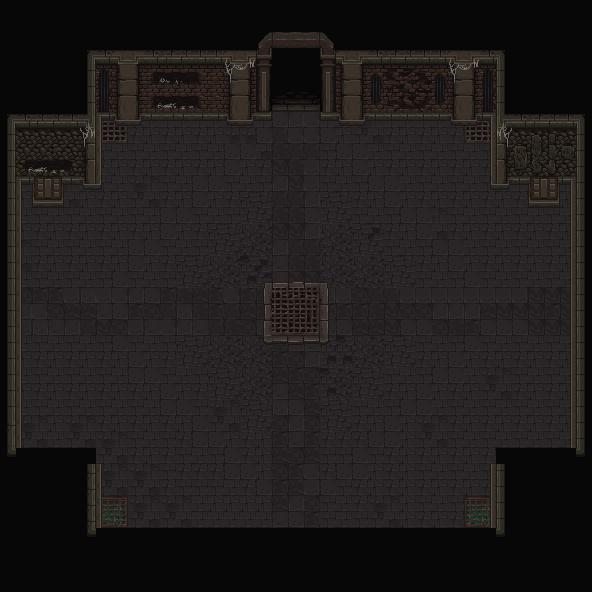

The image is a tile-based game level rendered from a .tmx file. Its description and source (layers, tilesets, objects; grid data summarised) follow:
An orthogonal 37x37 tile map with 16x16 px tiles, 4 tile layers (floor, center, walls, columns) and 43 objects (42x solid, skeleton).

<map version="1.10" tiledversion="1.10.0" orientation="orthogonal" renderorder="right-down" width="37" height="37" tilewidth="16" tileheight="16" infinite="0" nextlayerid="13" nextobjectid="73">
 <tileset firstgid="1" name="mainlevbuild" tilewidth="16" tileheight="16" tilecount="2560" columns="64">
  <image source="../Images/Map/MainlevBuild.png" width="1024" height="640" />
 </tileset>
 <layer id="4" name="floor" width="37" height="37" locked="1">
  <data>[1369 cells, 1368 non-empty, 70 distinct tile ids]</data>
 </layer>
 <layer id="2" name="center" width="37" height="37" locked="1">
  <data>[1369 cells, 25 non-empty, 25 distinct tile ids]</data>
 </layer>
 <layer id="3" name="walls" width="37" height="37" locked="1">
  <data>[1369 cells, 263 non-empty, 111 distinct tile ids]</data>
 </layer>
 <layer id="7" name="columns" width="37" height="37" locked="1">
  <data>[1369 cells, 41 non-empty, 37 distinct tile ids]</data>
 </layer>
 <objectgroup id="12" name="collision">
  <object id="23" name="solid" x="83" y="48" width="16" height="142" />
  <object id="29" name="solid" x="493" y="48" width="16" height="142" />
  <object id="24" name="solid" x="5" y="112" width="78" height="73" />
  <object id="30" name="solid" x="509" y="112" width="78" height="73" />
  <object id="25" name="solid" x="5" y="185" width="14" height="267" />
  <object id="31" name="solid" x="573" y="185" width="14" height="267" />
  <object id="26" name="solid" x="5" y="452" width="91" height="11" />
  <object id="33" name="solid" x="496" y="452" width="91" height="11" />
  <object id="28" name="solid" x="85" y="463" width="14" height="69" />
  <object id="32" name="solid" x="493" y="463" width="14" height="69" />
  <object id="34" name="solid" x="99" y="48" width="173" height="73" />
  <object id="72" name="solid" x="320" y="48" width="173" height="73" />
  <object id="35" name="solid" x="85" y="532" width="422" height="6" />
  <object id="37" name="solid" x="115" y="121" width="26" height="5" />
  <object id="38" name="solid" x="227" y="121" width="26" height="5" />
  <object id="41" name="solid" x="272" y="31" width="48" height="81" />
  <object id="39" name="solid" x="339" y="121" width="26" height="5" />
  <object id="40" name="solid" x="451" y="121" width="26" height="5" />
  <object id="43" name="solid" x="474" y="165" width="12" height="11" />
  <object id="44" name="solid" x="106" y="165" width="12" height="11" />
  <object id="56" name="solid" x="106" y="469" width="12" height="11" />
  <object id="57" name="solid" x="474" y="469" width="12" height="11" />
  <object id="45" name="solid" x="528" y="185" width="32" height="23" />
  <object id="49" name="solid" x="32" y="185" width="32" height="23" />
  <object id="47" name="solid" x="530" y="216" width="12" height="8" />
  <object id="50" name="solid" x="34" y="216" width="12" height="8" />
  <object id="51" name="solid" x="54" y="218" width="4" height="6" />
  <object id="52" name="solid" x="37" y="234" width="5" height="6" />
  <object id="48" name="solid" x="515" y="185" width="10" height="7" />
  <object id="53" name="solid" x="244" y="137" width="6" height="6" />
  <object id="54" name="solid" x="340" y="137" width="9" height="6" />
  <object id="55" name="solid" x="36" y="410" width="8" height="6" />
  <object id="59" name="solid" x="150" y="490" width="4" height="6" />
  <object id="61" name="solid" x="119" y="506" width="1" height="4" />
  <object id="62" name="solid" x="422" y="506" width="4" height="6" />
  <object id="63" name="solid" x="434" y="504" width="12" height="8" />
  <object id="64" name="solid" x="468" y="505" width="9" height="6" />
  <object id="65" name="solid" x="548" y="410" width="8" height="6" />
  <object id="67" name="skeleton" x="288" y="114" width="22" height="-2" />
  <object id="68" name="solid" x="245" y="266" width="5" height="6" />
  <object id="69" name="solid" x="341" y="266" width="5" height="6" />
  <object id="70" name="solid" x="341" y="362" width="5" height="6" />
  <object id="71" name="solid" x="245" y="362" width="5" height="6" />
 </objectgroup>
</map>
